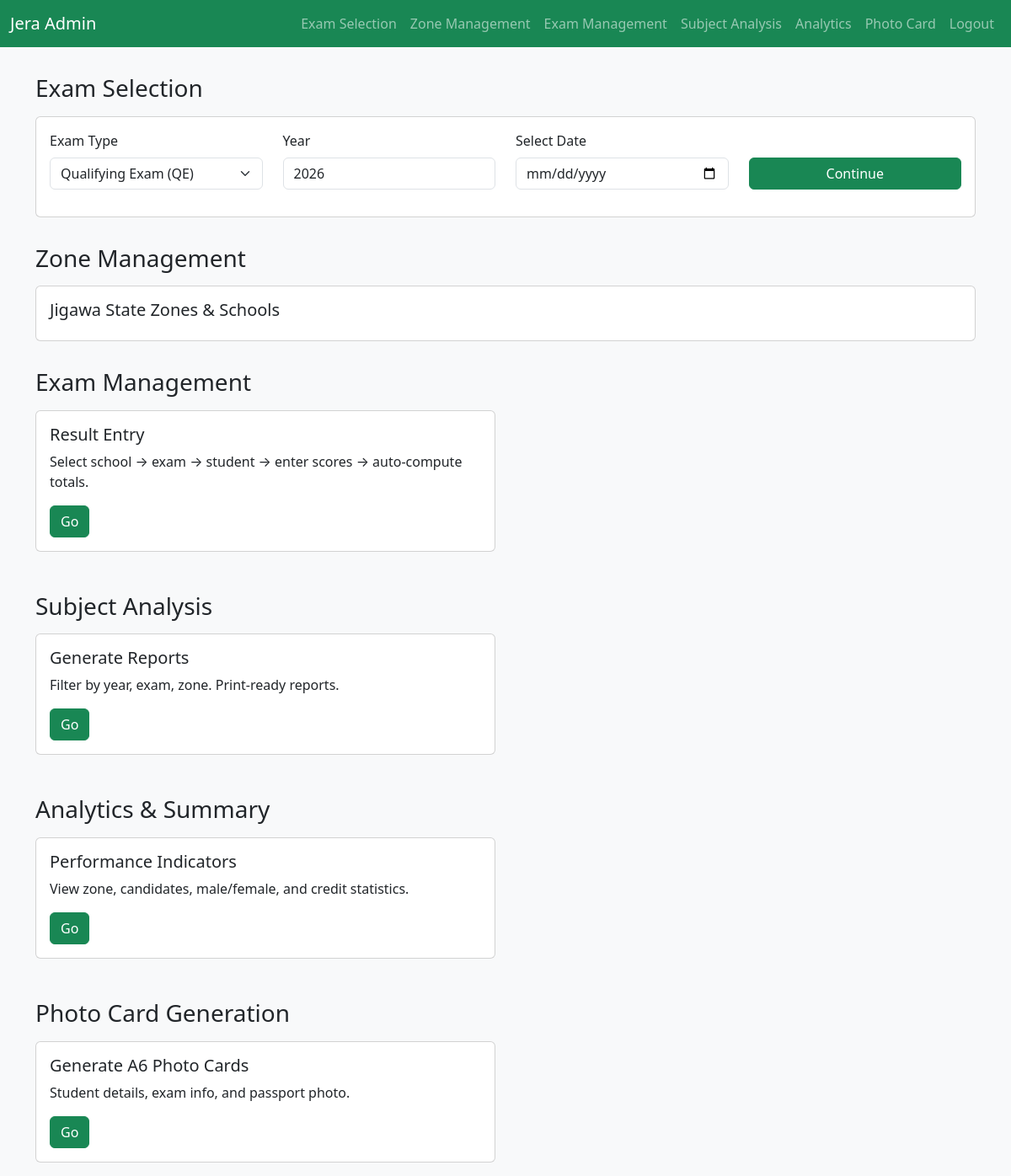
Before: /dashboard/jera with the older database file.
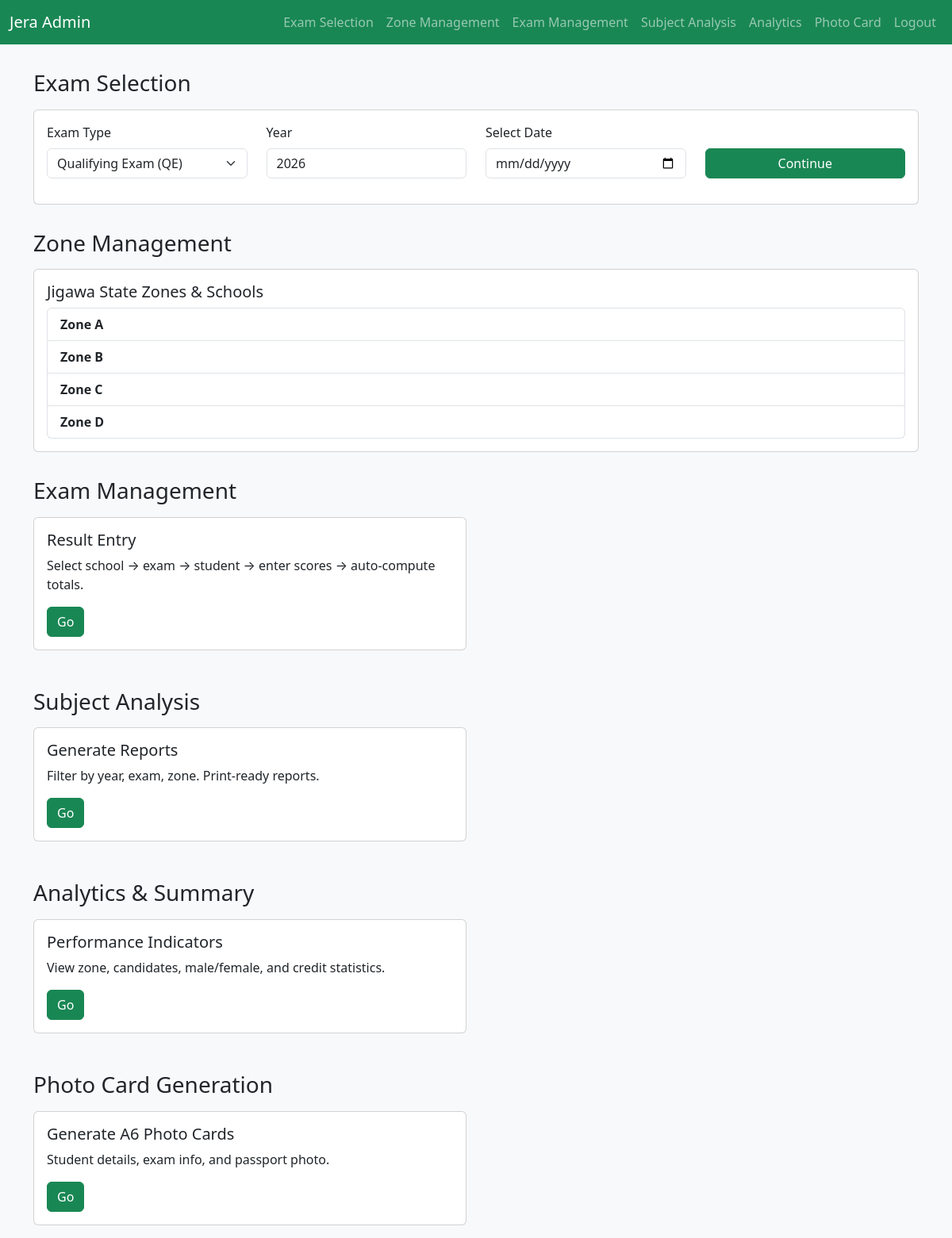
After: the same page with the newer database file.
### models.py (models this page shows)
class Zone(db.Model):
    __tablename__ = 'zone'
    __table_args__ = {'extend_existing': True}
    id = db.Column(db.Integer, primary_key=True)
    name = db.Column(db.String(100), nullable=False)
    schools = db.relationship('School', backref='zone', lazy=True)

### app.py (the view)
@app.route('/dashboard/jera', methods=['GET', 'POST'])
def jera_dashboard():
    zones = Zone.query.all()
    schools = School.query.all()
    exams = Exam.query.all()
    return render_template('jera_dashboard.html', zones=zones, schools=schools, exams=exams)

### templates/jera_dashboard.html (shortened to what this page needs)
<!DOCTYPE html>
<html lang="en">
<head>
    <link href="https://cdn.jsdelivr.net/npm/bootstrap@5.3.2/dist/css/bootstrap.min.css" rel="stylesheet">
</head>
<body>
    <nav class="navbar navbar-expand-lg navbar-dark bg-success">
        <div class="container-fluid">
            <a class="navbar-brand" href="#">Jera Admin</a>
            <div class="collapse navbar-collapse" id="navbarNav">
                <ul class="navbar-nav ms-auto">
                    <li class="nav-item"><a class="nav-link" href="#exam-selection">Exam Selection</a></li>
                    <li class="nav-item"><a class="nav-link" href="#zone-management">Zone Management</a></li>
                    <li class="nav-item"><a class="nav-link" href="#exam-management">Exam Management</a></li>
                    <li class="nav-item"><a class="nav-link" href="#subject-analysis">Subject Analysis</a></li>
                    <li class="nav-item"><a class="nav-link" href="#analytics">Analytics</a></li>
                    <li class="nav-item"><a class="nav-link" href="#photo-card">Photo Card</a></li>
                    <li class="nav-item"><a class="nav-link" href="{{ url_for('login') }}">Logout</a></li>
                </ul>
            </div>
        </div>
    </nav>
    <div class="container mt-4">
        <h3 id="exam-selection" class="section-title">Exam Selection</h3>
        <div class="card mb-3">
            <div class="card-body">
                <form method="POST" action="{{ url_for('exam_management') }}">
                    <div class="row mb-3">
                        <div class="col-md-3">
                            <label for="exam_type" class="form-label">Exam Type</label>
                            <select name="exam_type" class="form-select" required>
                                <option value="QE">Qualifying Exam (QE)</option>
                            </select>
                        </div>
                        <div class="col-md-3">
                            <label for="exam_year" class="form-label">Year</label>
                            <input type="text" name="exam_year" class="form-control" value="2026" required>
                        </div>
                        <div class="col-md-3">
                            <label for="exam_date" class="form-label">Select Date</label>
                            <input type="date" name="exam_date" class="form-control" required>
                        </div>
                        <div class="col-md-3 align-self-end">
                            <button type="submit" class="btn btn-success w-100">Continue</button>
                        </div>
                    </div>
                </form>
            </div>
        </div>
        <h3 id="zone-management" class="section-title">Zone Management</h3>
        <div class="card mb-3">
            <div class="card-body">
                <h5 class="card-title">Jigawa State Zones & Schools</h5>
                <ul class="list-group">
                    {% for zone in zones %}
                    <li class="list-group-item">
                        <strong>{{ zone.name }}</strong>
                    </li>
                    {% endfor %}
                </ul>
            </div>
        </div>
        <h3 id="exam-management" class="section-title">Exam Management</h3>
        <div class="row">
            <div class="col-md-6 mb-3">
                <div class="card card-hover">
                    <div class="card-body">
                        <h5 class="card-title">Result Entry</h5>
                        <p>Select school → exam → student → enter scores → auto-compute totals.</p>
                        <a href="{{ url_for('exam_management') }}" class="btn btn-success">Go</a>
                    </div>
                </div>
            </div>
        </div>
        <h3 id="subject-analysis" class="section-title">Subject Analysis</h3>
        <div class="row">
            <div class="col-md-6 mb-3">
                <div class="card card-hover">
                    <div class="card-body">
                        <h5 class="card-title">Generate Reports</h5>
                        <p>Filter by year, exam, zone. Print-ready reports.</p>
                        <a href="{{ url_for('subject_analysis') }}" class="btn btn-success">Go</a>
                    </div>
                </div>
            </div>
        </div>
        <h3 id="analytics" class="section-title">Analytics & Summary</h3>
        <div class="row">
            <div class="col-md-6 mb-3">
                <div class="card card-hover">
                    <div class="card-body">
                        <h5 class="card-title">Performance Indicators</h5>
                        <p>View zone, candidates, male/female, and credit statistics.</p>
                        <a href="{{ url_for('analytics') }}" class="btn btn-success">Go</a>
                    </div>
                </div>
            </div>
        </div>
        <h3 id="photo-card" class="section-title">Photo Card Generation</h3>
        <div class="row">
            <div class="col-md-6 mb-3">
                <div class="card card-hover">
                    <div class="card-body">
                        <h5 class="card-title">Generate A6 Photo Cards</h5>
                        <p>Student details, exam info, and passport photo.</p>
                        <a href="{{ url_for('photo_card', student_id=1) }}" class="btn btn-success">Go</a>
                    </div>
                </div>
            </div>
        </div>
    </div>
</body>
</html>

### templates/jera_dashboard.html (style rules this page uses)
body { background-color: #f8f9fa; }
.section-title { margin-top: 2rem; margin-bottom: 1rem; }

Changed rows visible on the page:
added Zone: name "Zone A"
added Zone: name "Zone B"
added Zone: name "Zone C"
added Zone: name "Zone D"
